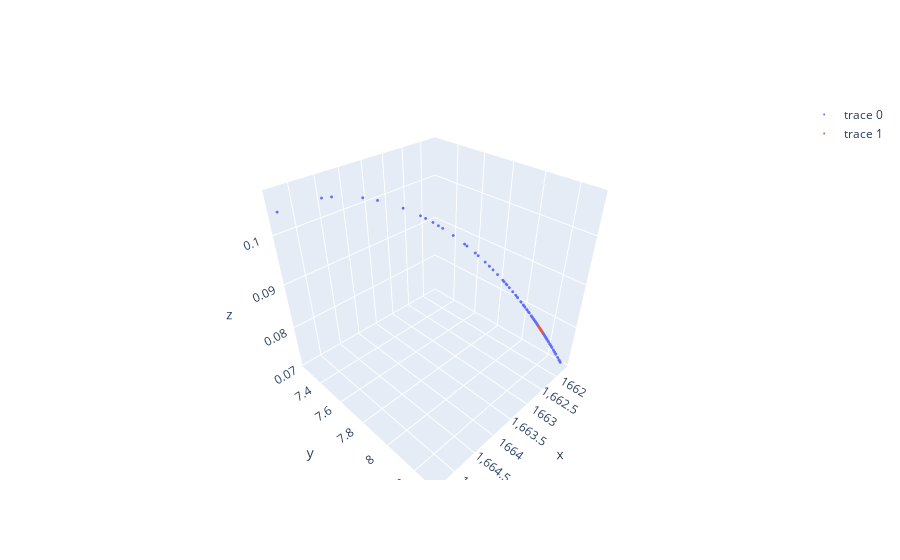

The notebook cell saved with this chart:
### Code cell
int_nums_plus.roi_size = 0.1

reference_point = int_nums_plus._reference_point_list[1]
pref_int_nums_plus, plot_int_nums_plus = int_nums_plus.requests()
pref_int_nums_plus[2].response = pd.DataFrame([reference_point], columns=pref_int_nums_plus[2].content['dimensions_data'].columns)
pref_int_nums_plus, plot_int_nums_plus  = int_nums_plus.iterate(pref_int_nums_plus[2])
print(int_nums_plus._current_display_solutions)
print(int_nums_plus._reference_point_list)

fig = plot_complete(int_nums_plus.population.objectives,front)
fig
